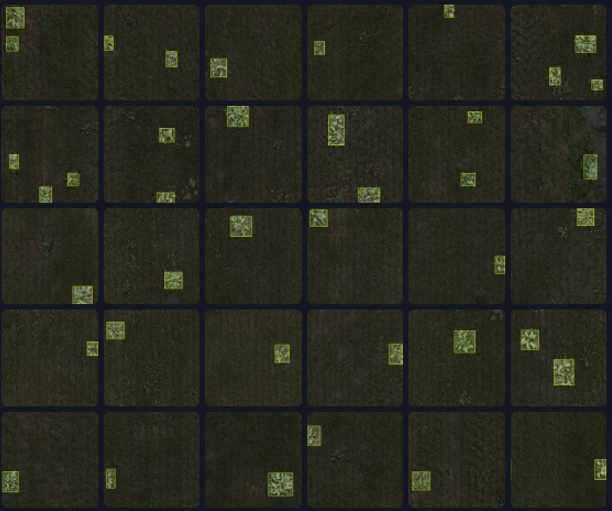
#> input picture field_image.png, 612 x 511 px
$ jupyter execute location.ipynb
#> lines starting #> are read from the running program, lines starting #| are printed output that depends on the picture; after the words box and inside, x2 and y2 are one past the last pixel; in counts of white or black regions, pixels touching at a corner belong together
[cell 1]
import cv2
import numpy as np

# 1. 이미지를 읽어옵니다.
image = cv2.imread('field_image.png')
#> image is the input picture: shape (511, 612, 3); mean B, G, R 30.1, 40.9, 39.8

# 이미지의 크기를 얻습니다. shape는 (height, width, channels)로 구성됩니다.
height, width, channels = image.shape
#> height = 511; width = 612; channels = 3

# 전체 픽셀 수를 계산합니다.
total_pixels = height * width
#> total_pixels = 312732

# 2. 이미지를 그레이스케일로 변환합니다.
gray_image = cv2.cvtColor(image, cv2.COLOR_BGR2GRAY)
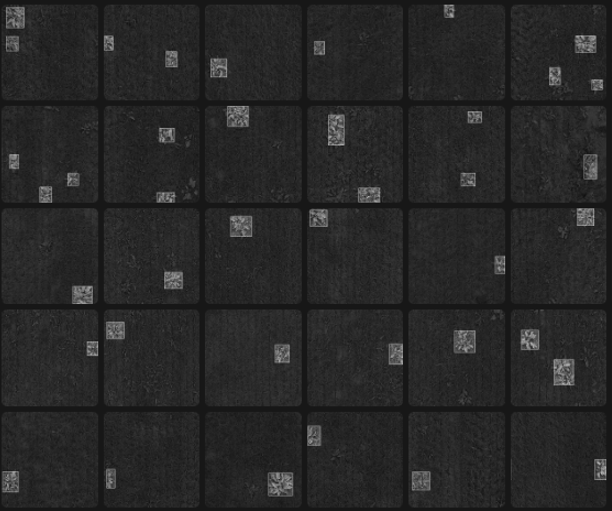
#> gray_image: shape (511, 612); min 15, max 175, mean 39.4

# 3. 이진화(binarization)를 수행하여 잡초가 있는 부분과 없는 부분을 구분합니다.
# 임계값은 127로 설정하여, 명암값이 70보다 큰 부분을 잡초가 있는 부분으로 간주합니다.
_, binary_image = cv2.threshold(gray_image, 70, 255, cv2.THRESH_BINARY)
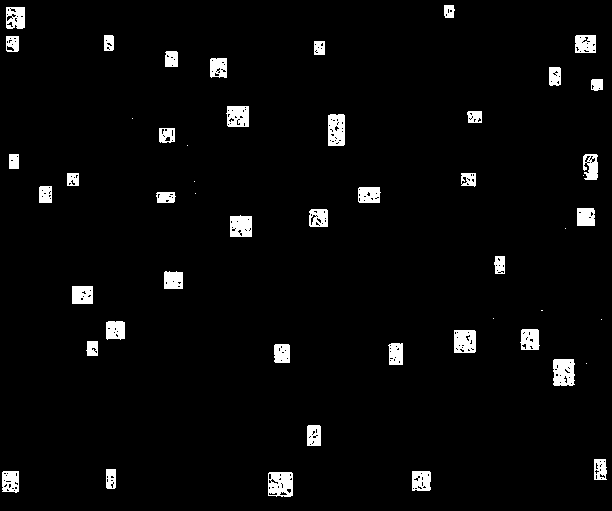
#> binary_image: shape (511, 612); 3.5% white; 50 white regions (10 under 20 px), largest, box (x1, y1, x2, y2) and area: (553, 359, 575, 386) 524, (268, 472, 293, 497) 522, (328, 114, 345, 146) 494

# 4. 잡초가 있는 부분의 픽셀값을 추출(RGB)합니다.
# 잡초가 있는 부분의 픽셀 값은 binary_image가 255인 부분의 픽셀 값입니다.
# weed_pixels = image[binary_image == 255]

# 4. 잡초가 있는 픽셀의 좌표를 추출합니다.
weed_coordinates = np.column_stack(np.where(binary_image == 255))
#> weed_coordinates = 10944 pairs, first value 5 to 496, second value 2 to 606

# 5. 추출한 좌표를 텍스트 파일로 저장합니다.
np.savetxt('weed_coordinates.txt', weed_coordinates, fmt='%d', delimiter=',', header='row,col', comments='')

# 추출한 잡초 부분의 픽셀값을 출력합니다.
# print(weed_pixels)

# 필요한 경우, 추출한 잡초 부분을 별도의 이미지로 저장할 수 있습니다.
weed_image = np.zeros_like(image)
weed_image[binary_image == 255] = image[binary_image == 255]
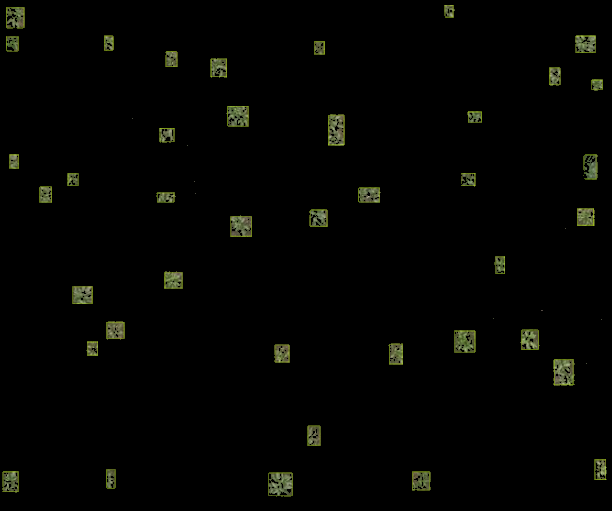
#> weed_image: shape (511, 612, 3); mean B, G, R 2.1, 3.9, 3.5

cv2.imwrite('gray_image.jpg', gray_image)
cv2.imwrite('weed_image.jpg', weed_image)
#> Out = True

[cell 2]
# 이미지 크기와 전체 픽셀 수를 출력합니다.
print(f"Image dimensions: {width} x {height}")
#| Image dimensions: 612 x 511
print(f"Total number of pixels: {total_pixels}")
#| Total number of pixels: 312732
print(f"length of weed coordinates: {len(weed_coordinates)}")
#| length of weed coordinates: 10944
